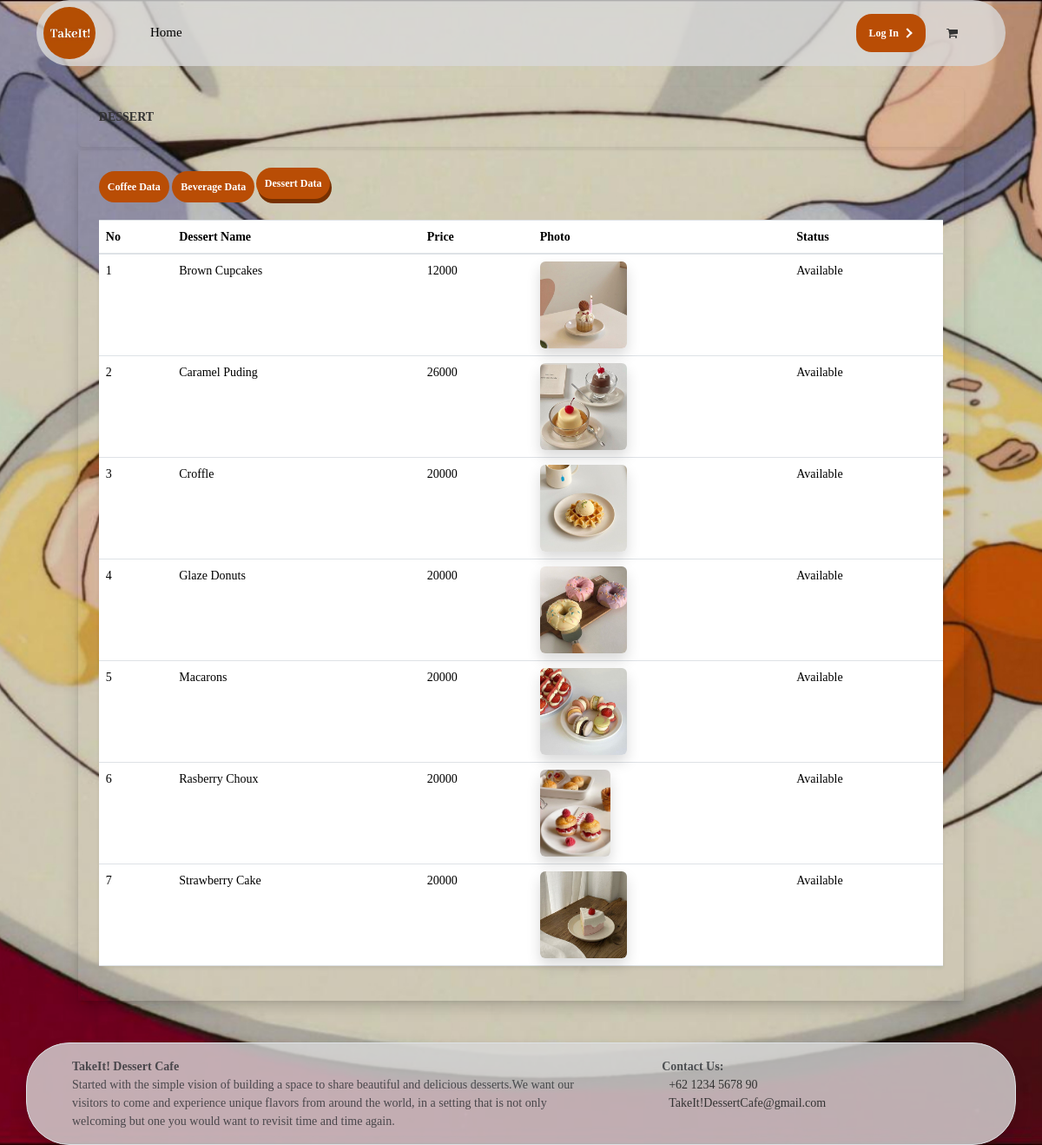
The page /dashboard/index.php?dtDessert on the database its author committed.
### tables this page shows
CREATE TABLE `tb_masakan` (
  `id_masakan` int(11) NOT NULL,
  `kategori_masakan` varchar(128) NOT NULL,
  `nama_masakan` varchar(128) NOT NULL,
  `harga_masakan` int(128) NOT NULL,
  `foto` varchar(255) NOT NULL,
  `status_masakan` int(1) NOT NULL
);

### dashboard/admin/dt_dessert.php (the view, shortened to what this page needs)
<div class="container p-2">
    <div class="row flex-c">
        <div class="col-md-11 p-3">
            <div class="p-4 font-weight-bold shadow-sm rounded">
                DESSERT
            </div>
            <div class="shadow">
                <div class="card-body p-4 shadow-sm rounded mt-1">
                    <div class="mb-2">
                        <a href="index.php?dtCoffee"><button class="tombol">Coffee Data</button></a>
                        <a href="index.php?dtNoCoffee"><button class="tombol">Beverage Data</button></a>
                        <a href="#"><button class="tombol aktip">Dessert Data</button></a>
                    </div>
                    <table class="table table-hover table-responsive-lg" id="tabel">
                        <thead>
                            <tr>
                                <th>No</th>
                                <th>Dessert Name</th>
                                <th>Price</th>
                                <th>Photo</th>
                                <th>Status</th>
                            </tr>
                        </thead>
                        <tbody>
                            <?php
                            $i = 1;
                            $sql = mysqli_query($kon, "SELECT * FROM tb_masakan WHERE kategori_masakan='Dessert'");
                            while ($data = mysqli_fetch_array($sql)) : ?>
                                <tr class="shadow-sm">
                                    <td><?= $i++; ?></td>
                                    <td style="text-transform: capitalize;"><?= $data['nama_masakan'] ?></td>
                                    <td><?= $data['harga_masakan'] ?></td>
                                    <td><img src="assets/image/Dessert/<?= $data['foto'] ?>" alt="makanan" height="100" class="shadow rounded"></td>
                                    <?php
                                    if ($data['status_masakan'] == 1) {
                                        $status = "Available";
                                    } else {
                                        $status = "Not Available";
                                    }
                                    ?>
                                    <td><?= $status; ?></td>
                                </tr>
                            <?php endwhile; ?>
                        </tbody>
                    </table>
                </div>
            </div>
        </div>
    </div>
</div>

### dashboard/assets/css/custom.css (style rules this page uses)
body { font-family: Poppins-Bold; font-size: 0.875rem; background-color: #fff; color: #333; box-sizing: border-box; }
.tombol { background-color: #b94d05; color: white; border-radius: 10em; font-size: 12px; font-weight: 600; padding: 8px 10px; cursor: pointer; transition: all 0.3s ease-in-out; box-shadow: 0 0 0 0 #b94d05; margin-bottom: 12px; border: none; text-decoration: none; }
.aktip { transform: translateY(-4px) translateX(-2px); box-shadow: 2px 5px 0 0 #773001; }

### auth/css/main.css (style rules this page uses)
* { margin: 0px; padding: 0px; box-sizing: border-box; }
body, html { height: 100%; font-family: Poppins-Regular; }
body { background: url(../images/bg-login.jpg); background-repeat: no-repeat; background-size: cover; background-position: center; }
a { font-size: 14px; line-height: 1.7; color: #666666; margin: 0px; transition: all 0.4s; -webkit-transition: all 0.4s; -o-transition: all 0.4s; -moz-transition: all 0.4s; }
button { outline: none !important; border: none; background: transparent; }

### rows shown on the page
tb_masakan: nama_masakan "Brown Cupcakes", harga_masakan "12000", foto (picture), status_masakan "Available"
tb_masakan: nama_masakan "Caramel Puding", harga_masakan "26000", foto (picture), status_masakan "Available"
tb_masakan: nama_masakan "Croffle", harga_masakan "20000", foto (picture), status_masakan "Available"
tb_masakan: nama_masakan "Glaze Donuts", harga_masakan "20000", foto (picture), status_masakan "Available"
tb_masakan: nama_masakan "Macarons", harga_masakan "20000", foto (picture), status_masakan "Available"
tb_masakan: nama_masakan "Rasberry Choux", harga_masakan "20000", foto (picture), status_masakan "Available"
tb_masakan: nama_masakan "Strawberry Cake", harga_masakan "20000", foto (picture), status_masakan "Available"
